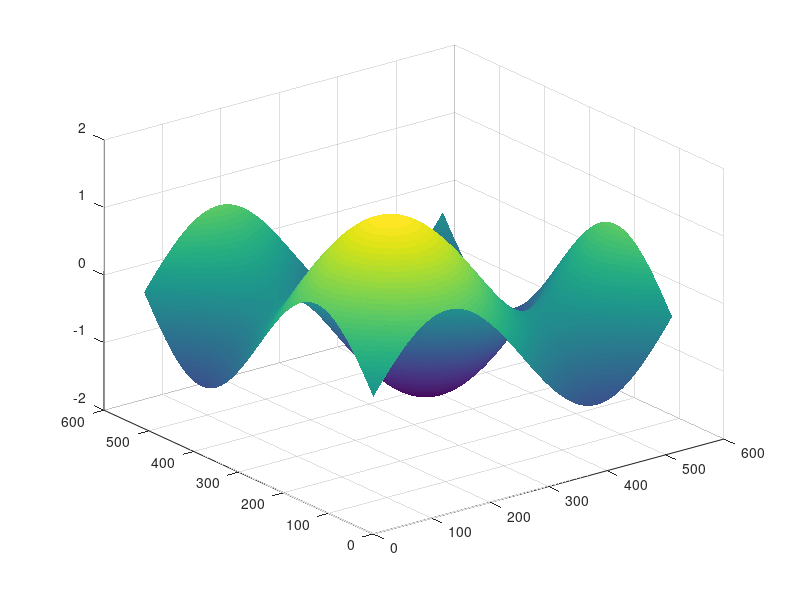

Write the MATLAB code that produced this figure. (Note: this script raises an error after producing the figure.)
close all
clear
clc
len=512;
x=1:len;
y=1:len;
[X,Y]=meshgrid(x,y);

% f=sin(2*pi*X/len);
f=sin(2*pi*X/len)+sin(2*pi*Y/len);
% f=1+sin(2*pi*X/len+2*pi*Y/len);


k=surf(f);
set(k,'Linestyle','none')
F = fft2(f,512,512);
s = abs(F);
Fc = fftshift(F);
sc = abs(Fc);
log_sc = log(1+sc);
figure, subplot 221, imshow(f);
subplot 222, imshow(sc,[]);

subplot 223, imshow(sc,[]);
subplot 224, imshow(log_sc,[]);
figure, subplot 121 
h1=surf(s)
set(h1,'Linestyle','none')
subplot 122 , surf(sc)
h2=surf(sc)
set(h2,'Linestyle','none')
